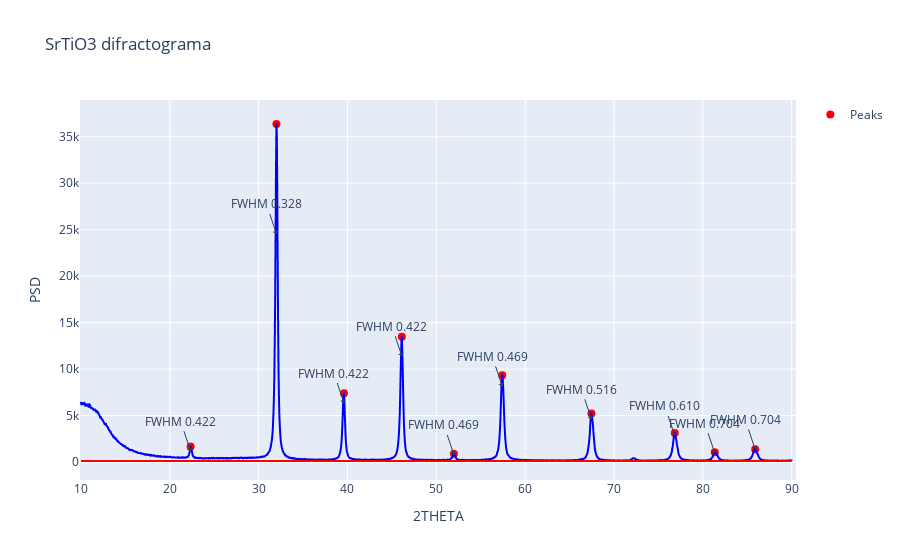

Notebook code cell kept with this figure:
### Markdown cell above
## Creamos la gráfica interactiva para la formula de Williamson-Hall

En esta parte del código se obtienen los puntos más relevantes de la gráfica y se les da un tratamiento para poder trabajar con ellos, sin embargo ahora el tratamiento se hace con base a obtener los datos para calcular el tamaño de cristalito a través de Williamson-Hall

### Code cell
df = pd.read_csv('data.csv')

# Encontramos los picos más altos en la gráfica
peaks, _ = find_peaks(df[' PSD'], prominence=50 , distance= 90)  # Adjust prominence as needed
peaks = np.delete(peaks, 0)
peaks = np.delete(peaks, 1)
peaks = np.delete(peaks, 7)

y_position_value_global = 100
beta_constant_value = 0

lista_picos_index = []

for i in peaks:
    lista_picos_index.append(i)

fig = px.line(df, x=' 2THETA', y=' PSD', labels={'Name': '2theta', 'Value': 'values'}, title='SrTiO3 difractograma')
fig.add_scatter(x=df[' 2THETA'][peaks], y=df[' PSD'][peaks], mode='markers', marker=dict(color='red', size=8), name='Peaks')

fig.update_traces(line=dict(color='blue')) 



# Agregamos una linea horizontal que sirve como punto de referencia
fig.add_shape(
    type='line',
    x0=df[' 2THETA'].min(),
    y0=y_position_value_global,
    x1=df[' 2THETA'].max(),
    y1=y_position_value_global,
    line=dict(color='red', width=2, dash='solid')
)

#-------------------------------------------------
#Se calcula la altura máxima en de la reflexión más grande:
#altura_reflexion_max = max(df[' PSD'].values) - y_position_value_global


def calculate_fwhm(index):
    half_max = df[' PSD'][index] / 2  # Half of the peak's maximum value
    left_bound = np.where(df[' PSD'][:index] < half_max)[0][-1]  # Left boundary
    right_bound = np.where(df[' PSD'][index:] < half_max)[0][0] + index  # Right boundary
    fwhm = df[' 2THETA'][right_bound] - df[' 2THETA'][left_bound]  # FWHM calculation
    return fwhm

def largo_pico(distancia, df_f, peaks):
    
    fig.add_annotation(
        x=df_f[' 2THETA'][peaks],
        y=df_f[' PSD'][peaks - 2],
        text=f'FWHM {distancia:.3f}', # Ponemos la distancia con 3 puntos decimales
        showarrow=True,
        arrowhead=1,
    )

fwhm_values = []
angulos_peaks = []
for peak_index in peaks:
    fwhm = calculate_fwhm(peak_index)
    angulos_peaks.append(df[' 2THETA'][peak_index])
    fwhm_values.append(fwhm)
    #print(f"Peak at index {peak_index}: FWHM = {fwhm}")

for i in range(len(lista_picos_index)):
    largo_pico(fwhm_values[i], df, lista_picos_index[i])

#largo_pico(lista_distancia_entre_picos[1], df,1,1)
#print(lista_picos_index[1])
#print(calculate_fwhm(lista_picos_index[1]))

fig.show()

### Figure 1 — Plotly figure (JSON) as saved in the notebook; plotly's stock layout.template omitted (floating-point values rounded to 4 significant figures; data arrays with more than 128 entries replaced by an {"elided": "..."} marker saying what was removed)
{"data": [{"hovertemplate": " 2THETA=%{x}<br> PSD=%{y}<extra></extra>", "legendgroup": "", "line": {"color": "blue", "dash": "solid"}, "marker": {"symbol": "circle"}, "mode": "lines", "name": "", "showlegend": false, "type": "scattergl", "x": {"elided": "1706 float values"}, "xaxis": "x", "y": {"elided": "1706 int values"}, "yaxis": "y"}, {"line": {"color": "blue"}, "marker": {"color": "red", "size": 8}, "mode": "markers", "name": "Peaks", "type": "scatter", "x": [22.34, 32.0, 39.6, 46.12, 51.99, 57.43, 67.47, 76.85, 81.35, 85.9], "y": [1671, 36375, 7403, 13474, 888, 9350, 5230, 3133, 1057, 1389]}], "layout": {"annotations": [{"arrowhead": 1, "showarrow": true, "text": "FWHM 0.422", "x": 22.34, "y": 1166}, {"arrowhead": 1, "showarrow": true, "text": "FWHM 0.328", "x": 32.0, "y": 24551}, {"arrowhead": 1, "showarrow": true, "text": "FWHM 0.422", "x": 39.6, "y": 6351}, {"arrowhead": 1, "showarrow": true, "text": "FWHM 0.422", "x": 46.12, "y": 11391}, {"arrowhead": 1, "showarrow": true, "text": "FWHM 0.469", "x": 51.99, "y": 760}, {"arrowhead": 1, "showarrow": true, "text": "FWHM 0.469", "x": 57.43, "y": 8137}, {"arrowhead": 1, "showarrow": true, "text": "FWHM 0.516", "x": 67.47, "y": 4597}, {"arrowhead": 1, "showarrow": true, "text": "FWHM 0.610", "x": 76.85, "y": 2825}, {"arrowhead": 1, "showarrow": true, "text": "FWHM 0.704", "x": 81.35, "y": 953}, {"arrowhead": 1, "showarrow": true, "text": "FWHM 0.704", "x": 85.9, "y": 1352}], "legend": {"tracegroupgap": 0}, "shapes": [{"line": {"color": "red", "dash": "solid", "width": 2}, "type": "line", "x0": 10, "x1": 89.98, "y0": 100, "y1": 100}], "title": {"text": "SrTiO3 difractograma"}, "xaxis": {"anchor": "y", "domain": [0, 1], "title": {"text": " 2THETA"}}, "yaxis": {"anchor": "x", "domain": [0, 1], "title": {"text": " PSD"}}}}
